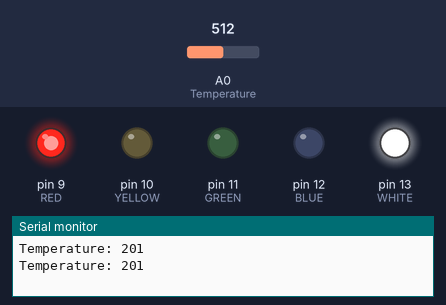
A sketch run on a simulated Arduino Uno, built with avr-gcc and run on an emulated ATmega328P. Shown: output pins drawn as LEDs (lit = HIGH), the last lines printed to the serial monitor. The test bench sets the inputs (shaded band); at power-on: A0 (Temperature) = 512.

Above: at 2.2 s.
2.3 s: A0 (Temperature) set to 173
4.2 s: A0 (Temperature) set to 147
At 5.6 s:
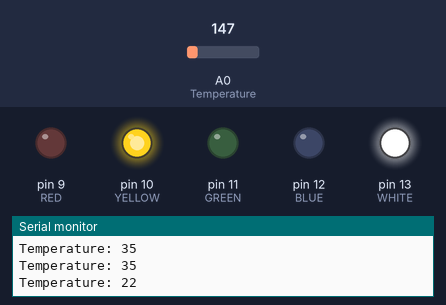
6.5 s: A0 (Temperature) set to 122
At 8.2 s:
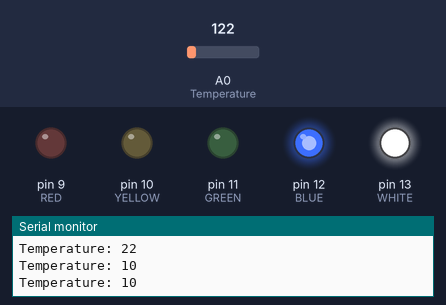
8.5 s: A0 (Temperature) set to 138
At 10.0 s:
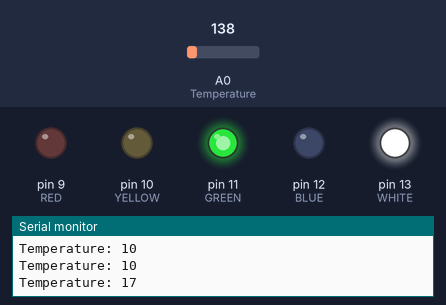
10.5 s: A0 (Temperature) set to 20
At 11.5 s:
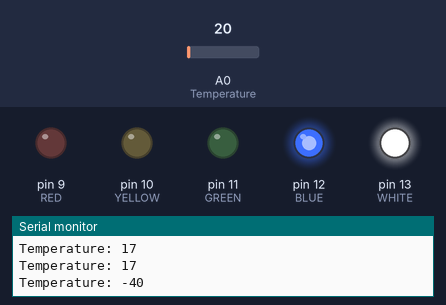
Timing chart, 0 to 13.5 s (numbered marks = the images above; inputs shaded):
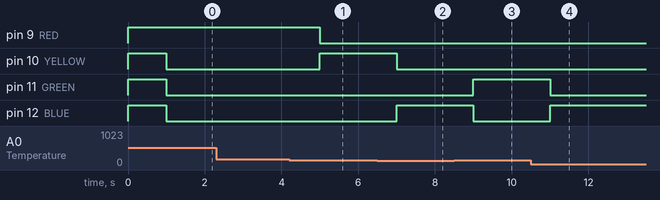

Measured:
- the behaviour switches between 163 and 162 on A0 (Temperature) (found by bisection; images 0 and 1)
- the behaviour switches between 132 and 133 on A0 (Temperature) (found by bisection; images 2 and 3)
- after the input at 4.2 s, pin 9 (RED): HIGH → LOW after 0.80 s; pin 10 (YELLOW): LOW → HIGH after 0.80 s
- after the input at 6.5 s, pin 10 (YELLOW): HIGH → LOW after 0.50 s; pin 12 (BLUE): LOW → HIGH after 0.50 s
- after the input at 8.5 s, pin 11 (GREEN): LOW → HIGH after 0.50 s; pin 12 (BLUE): HIGH → LOW after 0.50 s
- after the input at 10.5 s, pin 11 (GREEN): HIGH → LOW after 0.51 s; pin 12 (BLUE): LOW → HIGH after 0.51 s

The sketch:

dev.ino
```cpp
int temperature; // C

void turnOnLED(int pin) {
  digitalWrite(pin, HIGH);
}

void turnOffLED(int pin) {
  digitalWrite(pin, LOW);
}

void turnOnAllLEDs() {
  digitalWrite(13, HIGH);
  digitalWrite(12, HIGH);
  digitalWrite(11, HIGH);
  digitalWrite(10, HIGH);
  digitalWrite(9, HIGH);
}

void turnOffAllLEDs() {
  digitalWrite(13, LOW);
  digitalWrite(12, LOW);
  digitalWrite(11, LOW);
  digitalWrite(10, LOW);
  digitalWrite(9, LOW);
}

void setup()
{
  Serial.begin(9600);
  pinMode(A0, INPUT); // Temperature

  pinMode(13, OUTPUT); // WHITE
  pinMode(12, OUTPUT); // BLUE
  pinMode(11, OUTPUT); // GREEN
  pinMode(10, OUTPUT); // YELLOW
  pinMode(9, OUTPUT); // RED

  turnOnAllLEDs();
  delay(1000);
  turnOffAllLEDs();
  turnOnLED(13);
}

void loop()
{
  temperature = map(((analogRead(A0) - 20) * 3.04), 0, 1023, -40, 125);
  Serial.print("Temperature: ");
  Serial.println(temperature);

  if (temperature < 15) {
  	turnOnLED(12);
    turnOffLED(11);
    turnOffLED(10);
    turnOffLED(9);
  } else if (temperature >= 15 && temperature < 20) {
  	turnOnLED(11);
    turnOffLED(12);
    turnOffLED(10);
    turnOffLED(9);
  } else if (temperature >= 20 && temperature < 30) {
  	turnOnLED(10);
    turnOffLED(11);
    turnOffLED(12);
    turnOffLED(9);
  } else if (temperature >= 30) {
  	turnOnLED(9);
    turnOffLED(11);
    turnOffLED(10);
    turnOffLED(12);
  }

  delay(1000);
}
```
